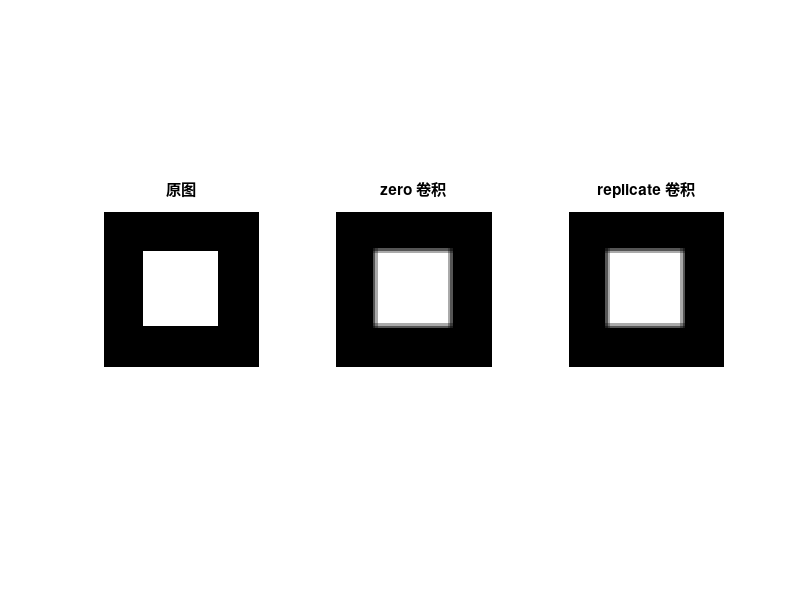

Reproduce this figure in MATLAB.
%% 02-conv-and-psnr.m | 二维卷积 / 边界策略 / MSE-PSNR 的一致性
%% GNU Octave，零第三方依赖；合成图像，无需任何外部文件
clear; close all; clc;
SHOW = ~strcmp(getenv("IP_HEADLESS"), "1");
% ---- 参数区 ----
N = 64; noise_sigma = 0.05; k = 3; randn("seed", 11);
% ---- 造图：中心方块 ----
[X, Y] = meshgrid(1:N, 1:N);
f = double(X > N/4 & X < 3*N/4 & Y > N/4 & Y < 3*N/4);
% ---- 算法 1：盒式核 + 补零卷积（与 conv2 对照）----
w = ones(k, k) / (k*k);
g_zero = conv2(f, w, "same");
pad = (k-1)/2;
fp = zeros(N + 2*pad, N + 2*pad);
fp(pad+1:pad+N, pad+1:pad+N) = f;       % zero padding
g_manual = zeros(N, N);
for r = 1:N
  for c = 1:N
    g_manual(r,c) = sum(sum(fp(r:r+k-1, c:c+k-1) .* w));
  end
end
printf("核元素和 = %.6f（应为 1）\n", sum(w(:)));
printf("手写卷积与 conv2 的最大差 = %.3e\n", max(abs(g_manual(:)-g_zero(:))));
% ---- 算法 2：replicate 边界 ----
fr = [repmat(f(1,:), pad, 1); f; repmat(f(end,:), pad, 1)];
fr = [repmat(fr(:,1), 1, pad), fr, repmat(fr(:,end), 1, pad)];
g_rep = conv2(fr, w, "valid");
printf("角落像素 zero=%.4f replicate=%.4f（差异来自边界）\n", g_zero(1,1), g_rep(1,1));
% ---- 算法 3：MSE / PSNR ----
g_noisy = min(max(f + noise_sigma*randn(N,N), 0), 1);
mse = mean((g_noisy(:) - f(:)).^2);
printf("加噪后 MSE=%.6f, PSNR=%.2f dB（理论约 %.2f dB）\n", ...
       mse, 10*log10(1/mse), 10*log10(1/noise_sigma^2));
% ---- 可视化 ----
if SHOW
  figure("name", "02 卷积与边界");
  subplot(1, 3, 1); imagesc(f, [0 1]); colormap gray; axis image off; title("原图");
  subplot(1, 3, 2); imagesc(g_zero, [0 1]); axis image off; title("zero 卷积");
  subplot(1, 3, 3); imagesc(g_rep, [0 1]); axis image off; title("replicate 卷积");
end
